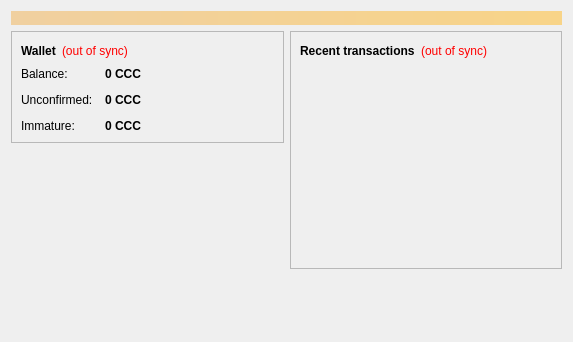
<?xml version="1.0" encoding="UTF-8"?>
<ui version="4.0">
 <class>OverviewPage</class>
 <widget class="QWidget" name="OverviewPage">
  <property name="geometry">
   <rect>
    <x>0</x>
    <y>0</y>
    <width>573</width>
    <height>342</height>
   </rect>
  </property>
  <property name="windowTitle">
   <string>Form</string>
  </property>
  <layout class="QVBoxLayout" name="topLayout">
   <item>
    <widget class="QLabel" name="labelAlerts">
     <property name="visible">
      <bool>false</bool>
     </property>
     <property name="styleSheet">
      <string notr="true">background-color: qlineargradient(x1: 0, y1: 0, x2: 1, y2: 0, stop:0 #F0D0A0, stop:1 #F8D488); color:#000000;</string>
     </property>
     <property name="wordWrap">
      <bool>true</bool>
     </property>
     <property name="margin">
      <number>3</number>
     </property>
    </widget>
   </item>
   <item>
    <layout class="QHBoxLayout" name="horizontalLayout" stretch="1,1">
     <item>
      <layout class="QVBoxLayout" name="verticalLayout_2">
       <item>
        <widget class="QFrame" name="frame">
         <property name="frameShape">
          <enum>QFrame::StyledPanel</enum>
         </property>
         <property name="frameShadow">
          <enum>QFrame::Raised</enum>
         </property>
         <layout class="QVBoxLayout" name="verticalLayout_4">
          <item>
           <layout class="QHBoxLayout" name="horizontalLayout_4">
            <item>
             <widget class="QLabel" name="label_5">
              <property name="font">
               <font>
                <weight>75</weight>
                <bold>true</bold>
               </font>
              </property>
              <property name="text">
               <string>Wallet</string>
              </property>
             </widget>
            </item>
            <item>
             <widget class="QLabel" name="labelWalletStatus">
              <property name="toolTip">
               <string>The displayed information may be out of date. Your wallet automatically synchronizes with the Coincoin network after a connection is established, but this process has not completed yet.</string>
              </property>
              <property name="styleSheet">
               <string notr="true">QLabel { color: red; }</string>
              </property>
              <property name="text">
               <string notr="true">(out of sync)</string>
              </property>
              <property name="alignment">
               <set>Qt::AlignLeading|Qt::AlignLeft|Qt::AlignVCenter</set>
              </property>
             </widget>
            </item>
            <item>
             <spacer name="horizontalSpacer_2">
              <property name="orientation">
               <enum>Qt::Horizontal</enum>
              </property>
              <property name="sizeHint" stdset="0">
               <size>
                <width>40</width>
                <height>20</height>
               </size>
              </property>
             </spacer>
            </item>
           </layout>
          </item>
          <item>
           <layout class="QFormLayout" name="formLayout_2">
            <property name="fieldGrowthPolicy">
             <enum>QFormLayout::AllNonFixedFieldsGrow</enum>
            </property>
            <property name="horizontalSpacing">
             <number>12</number>
            </property>
            <property name="verticalSpacing">
             <number>12</number>
            </property>
            <item row="0" column="0">
             <widget class="QLabel" name="label">
              <property name="text">
               <string>Balance:</string>
              </property>
             </widget>
            </item>
            <item row="0" column="1">
             <widget class="QLabel" name="labelBalance">
              <property name="font">
               <font>
                <weight>75</weight>
                <bold>true</bold>
               </font>
              </property>
              <property name="cursor">
               <cursorShape>IBeamCursor</cursorShape>
              </property>
              <property name="toolTip">
               <string>Your current balance</string>
              </property>
              <property name="text">
               <string notr="true">0 CCC</string>
              </property>
              <property name="textInteractionFlags">
               <set>Qt::LinksAccessibleByMouse|Qt::TextSelectableByKeyboard|Qt::TextSelectableByMouse</set>
              </property>
             </widget>
            </item>
            <item row="1" column="0">
             <widget class="QLabel" name="label_3">
              <property name="text">
               <string>Unconfirmed:</string>
              </property>
             </widget>
            </item>
            <item row="1" column="1">
             <widget class="QLabel" name="labelUnconfirmed">
              <property name="font">
               <font>
                <weight>75</weight>
                <bold>true</bold>
               </font>
              </property>
              <property name="cursor">
               <cursorShape>IBeamCursor</cursorShape>
              </property>
              <property name="toolTip">
               <string>Total of transactions that have yet to be confirmed, and do not yet count toward the current balance</string>
              </property>
              <property name="text">
               <string notr="true">0 CCC</string>
              </property>
              <property name="textInteractionFlags">
               <set>Qt::LinksAccessibleByMouse|Qt::TextSelectableByKeyboard|Qt::TextSelectableByMouse</set>
              </property>
             </widget>
            </item>
            <item row="2" column="0">
             <widget class="QLabel" name="labelImmatureText">
              <property name="text">
               <string>Immature:</string>
              </property>
             </widget>
            </item>
            <item row="2" column="1">
             <widget class="QLabel" name="labelImmature">
              <property name="font">
               <font>
                <weight>75</weight>
                <bold>true</bold>
               </font>
              </property>
              <property name="toolTip">
               <string>Mined balance that has not yet matured</string>
              </property>
              <property name="text">
               <string notr="true">0 CCC</string>
              </property>
              <property name="textInteractionFlags">
               <set>Qt::LinksAccessibleByMouse|Qt::TextSelectableByKeyboard|Qt::TextSelectableByMouse</set>
              </property>
             </widget>
            </item>
           </layout>
          </item>
         </layout>
        </widget>
       </item>
       <item>
        <spacer name="verticalSpacer">
         <property name="orientation">
          <enum>Qt::Vertical</enum>
         </property>
         <property name="sizeHint" stdset="0">
          <size>
           <width>20</width>
           <height>40</height>
          </size>
         </property>
        </spacer>
       </item>
      </layout>
     </item>
     <item>
      <layout class="QVBoxLayout" name="verticalLayout_3">
       <item>
        <widget class="QFrame" name="frame_2">
         <property name="frameShape">
          <enum>QFrame::StyledPanel</enum>
         </property>
         <property name="frameShadow">
          <enum>QFrame::Raised</enum>
         </property>
         <layout class="QVBoxLayout" name="verticalLayout">
          <item>
           <layout class="QHBoxLayout" name="horizontalLayout_2">
            <item>
             <widget class="QLabel" name="label_4">
              <property name="text">
               <string>&lt;b&gt;Recent transactions&lt;/b&gt;</string>
              </property>
             </widget>
            </item>
            <item>
             <widget class="QLabel" name="labelTransactionsStatus">
              <property name="toolTip">
               <string>The displayed information may be out of date. Your wallet automatically synchronizes with the Coincoin network after a connection is established, but this process has not completed yet.</string>
              </property>
              <property name="styleSheet">
               <string notr="true">QLabel { color: red; }</string>
              </property>
              <property name="text">
               <string notr="true">(out of sync)</string>
              </property>
              <property name="alignment">
               <set>Qt::AlignRight|Qt::AlignTrailing|Qt::AlignVCenter</set>
              </property>
             </widget>
            </item>
            <item>
             <spacer name="horizontalSpacer">
              <property name="orientation">
               <enum>Qt::Horizontal</enum>
              </property>
              <property name="sizeHint" stdset="0">
               <size>
                <width>40</width>
                <height>20</height>
               </size>
              </property>
             </spacer>
            </item>
           </layout>
          </item>
          <item>
           <widget class="QListView" name="listTransactions">
            <property name="styleSheet">
             <string notr="true">QListView { background: transparent; }</string>
            </property>
            <property name="frameShape">
             <enum>QFrame::NoFrame</enum>
            </property>
            <property name="verticalScrollBarPolicy">
             <enum>Qt::ScrollBarAlwaysOff</enum>
            </property>
            <property name="horizontalScrollBarPolicy">
             <enum>Qt::ScrollBarAlwaysOff</enum>
            </property>
            <property name="selectionMode">
             <enum>QAbstractItemView::NoSelection</enum>
            </property>
           </widget>
          </item>
         </layout>
        </widget>
       </item>
       <item>
        <spacer name="verticalSpacer_2">
         <property name="orientation">
          <enum>Qt::Vertical</enum>
         </property>
         <property name="sizeHint" stdset="0">
          <size>
           <width>20</width>
           <height>40</height>
          </size>
         </property>
        </spacer>
       </item>
      </layout>
     </item>
    </layout>
   </item>
  </layout>
 </widget>
 <resources/>
 <connections/>
</ui>
